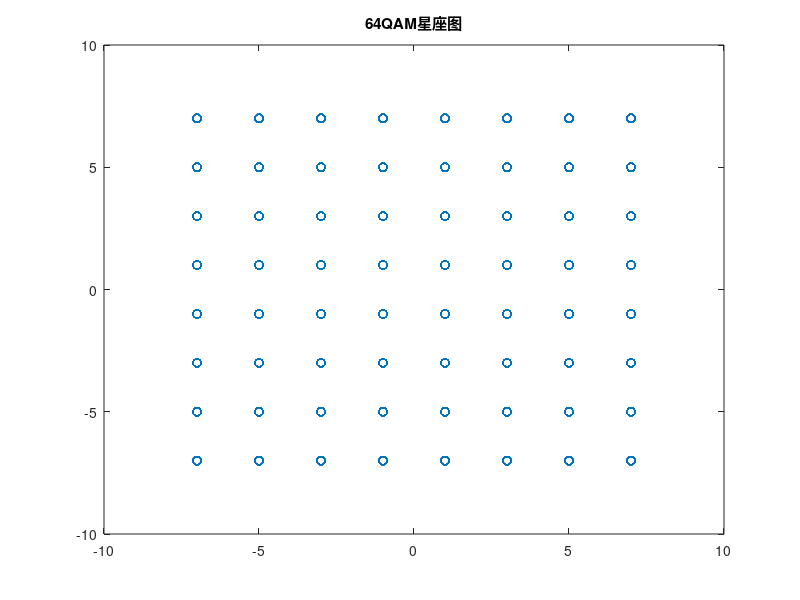

Write MATLAB code to recreate this figure.
clc
close all;
clear all;
a = 0:10000;
data = randi([0,63],1,10000);
b = qammod(data,64);
plot(b,'o');
title('64QAM星座图');